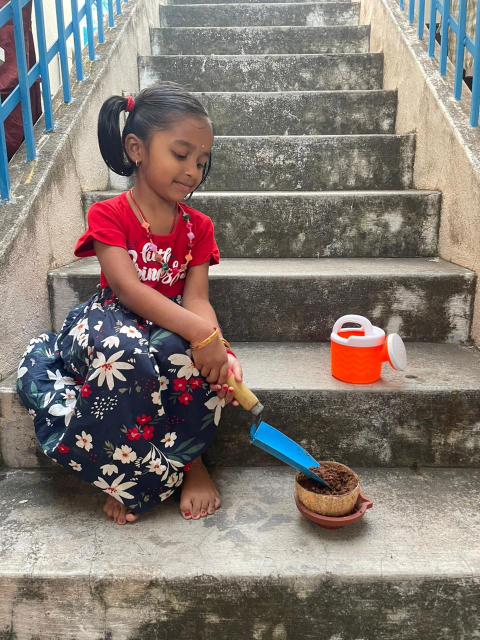
#> input picture webpage/collage/1. sand.jpeg, 960 x 1280 px (shown at 1/2 size)
$ python make_collage.py
#> lines starting #> are read from the running program, lines starting #| are printed output that depends on the picture
from PIL import Image, ImageDraw, ImageFont, ExifTags
import os

A4_WIDTH = 2480
A4_HEIGHT = 3508
collage_dir = os.path.dirname(os.path.abspath(__file__))

images_data = [
    ("1. sand.jpeg", "1. Adding Sand to the Pot"),
    ("2.seed.jpeg", "2. Planting the Seed"),
    ("3.seed.jpeg", "3. Pressing Seed into Soil"),
    ("4. water.jpeg", "4. Watering the Planted Seed"),
    ("5. water.jpeg", "5. Watering the Growing Plant"),
    ("6. water.jpeg", "6. Caring for the Plant"),
    ("7. water.jpeg", "7. Watching the Plant Sprout"),
]

# Sapling images for decoration (real PNGs)
sapling_files = ["sapling_5.png", "sapling_4.png", "sapling_1.png"]

COLS = 3
ROWS = 3
MARGIN = 50
TITLE_HEIGHT = 120
CAPTION_HEIGHT = 60
SPACING = 30
BORDER = 5

available_width = A4_WIDTH - 2 * MARGIN - (COLS - 1) * SPACING
cell_width = available_width // COLS
available_height = A4_HEIGHT - 2 * MARGIN - TITLE_HEIGHT - ROWS * CAPTION_HEIGHT - (ROWS - 1) * SPACING
cell_img_height = available_height // ROWS

canvas = Image.new("RGB", (A4_WIDTH, A4_HEIGHT), (240, 248, 240))
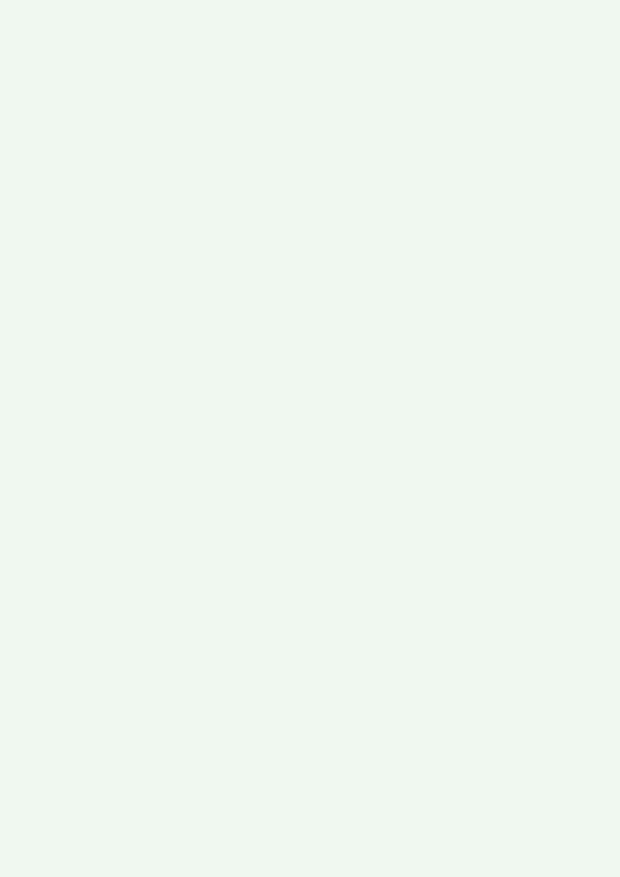
#> canvas: PIL image 2480x3508 RGB (shown at 1/4 size); mean R, G, B 240, 248, 240
draw = ImageDraw.Draw(canvas)

try:
    title_font = ImageFont.truetype("C:/Windows/Fonts/arialbd.ttf", 90)
    caption_font = ImageFont.truetype("C:/Windows/Fonts/arial.ttf", 38)
except:
    title_font = ImageFont.load_default()
    caption_font = ImageFont.load_default()


# --- Colorful rainbow title ---
def draw_colorful_title(draw, text, font, center_x, y):
#> called with text = 'My Gardening Project', center_x = 1240, y = 15
    colors = [
        (220, 50, 50),    # Red
        (240, 130, 30),   # Orange
        (230, 190, 20),   # Yellow
        (50, 170, 70),    # Green
        (40, 130, 200),   # Blue
        (120, 60, 180),   # Purple
        (200, 50, 150),   # Pink
    ]
    # Measure total width
    total_bbox = draw.textbbox((0, 0), text, font=font)
    total_w = total_bbox[2] - total_bbox[0]
    x = center_x - total_w // 2

    # Draw each character with a cycling color
    color_idx = 0
    for ch in text:
        ch_bbox = draw.textbbox((0, 0), ch, font=font)
        ch_w = ch_bbox[2] - ch_bbox[0]
        if ch.strip():
            # Draw shadow
            draw.text((x + 3, y + 3), ch, fill=(180, 180, 180), font=font)
            # Draw character
            draw.text((x, y), ch, fill=colors[color_idx % len(colors)], font=font)
            color_idx += 1
        else:
            draw.text((x, y), ch, fill=(0, 0, 0), font=font)
        x += ch_w


draw_colorful_title(draw, "My Gardening Project", title_font, A4_WIDTH // 2, 15)

# Colorful decorative line under title
line_y = 110
segment_w = 100
colors_line = [(220,50,50), (240,130,30), (230,190,20), (50,170,70), (40,130,200), (120,60,180), (200,50,150)]
line_start = A4_WIDTH // 2 - (len(colors_line) * segment_w) // 2
for i, c in enumerate(colors_line):
    draw.line([(line_start + i * segment_w, line_y),
               (line_start + (i + 1) * segment_w, line_y)], fill=c, width=5)

start_y = TITLE_HEIGHT + 10


def fix_orientation(img):
    try:
        exif = img._getexif()
        if exif:
            for tag, value in exif.items():
                if ExifTags.TAGS.get(tag) == "Orientation":
                    if value == 3:
                        img = img.rotate(180, expand=True)
                    elif value == 6:
                        img = img.rotate(270, expand=True)
                    elif value == 8:
                        img = img.rotate(90, expand=True)
    except:
        pass
    return img


def fit_image(img, target_w, target_h):
    img_ratio = img.width / img.height
    target_ratio = target_w / target_h
    if img_ratio > target_ratio:
        new_h = target_h
        new_w = int(target_h * img_ratio)
    else:
        new_w = target_w
        new_h = int(target_w / img_ratio)
    img = img.resize((new_w, new_h), Image.LANCZOS)
    left = (new_w - target_w) // 2
    top = (new_h - target_h) // 2
    return img.crop((left, top, left + target_w, top + target_h))


def paste_sapling(canvas, sapling_path, cx, cy, size):
    """Paste a sapling PNG centered at (cx, cy) with given size, preserving transparency."""
    sap = Image.open(sapling_path).convert("RGBA")
    sap = sap.resize((size, size), Image.LANCZOS)
    # Position so it's centered
    x = cx - size // 2
    y = cy - size // 2
    # Paste with transparency mask
    canvas.paste(sap, (x, y), sap)


# Place photo images
for idx, (filename, caption) in enumerate(images_data):
    row = idx // COLS
    col = idx % COLS
    items_in_row = min(COLS, len(images_data) - row * COLS)
    if items_in_row < COLS:
        row_offset = (A4_WIDTH - items_in_row * cell_width - (items_in_row - 1) * SPACING) // 2
    else:
        row_offset = MARGIN
    x = row_offset + col * (cell_width + SPACING)
    y = start_y + row * (cell_img_height + CAPTION_HEIGHT + SPACING)

    img = Image.open(os.path.join(collage_dir, filename))
#> img is the input picture: PIL image 960x1280 RGB; mean R, G, B 132, 121.3, 114.8
    img = fix_orientation(img)
    fitted = fit_image(img, cell_width, cell_img_height)
#> in fit_image, `img = img.resize((new_w, new_h), Image.LANCZOS)`:
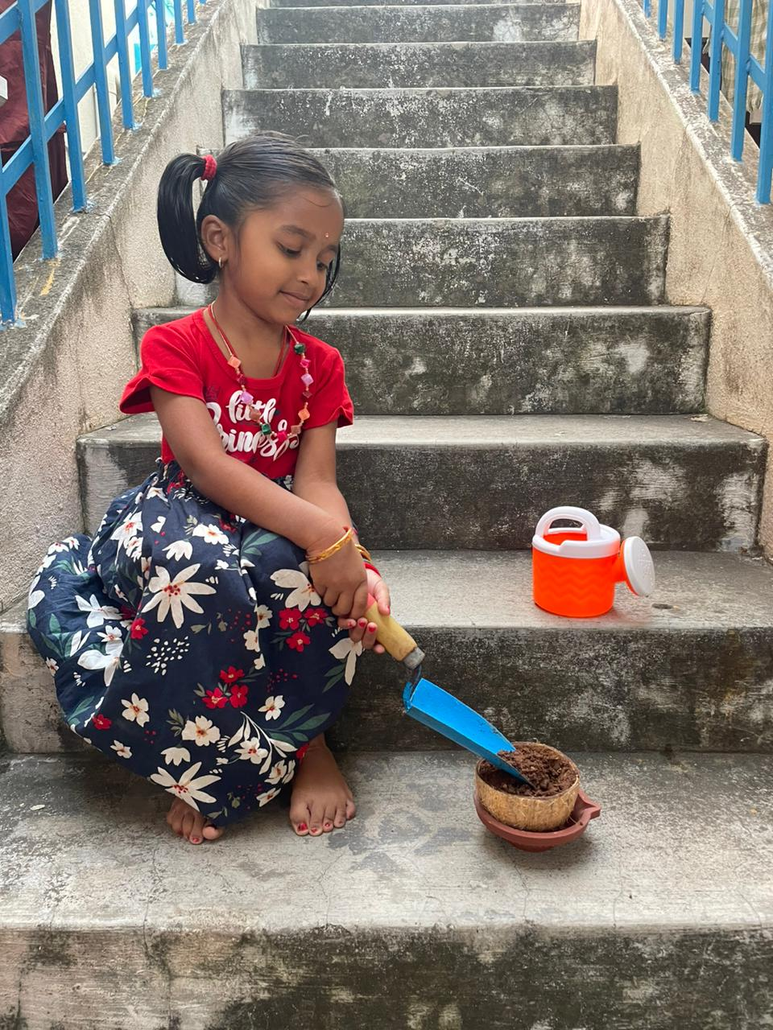
#> img: PIL image 773x1030 RGB; mean R, G, B 132, 121.3, 114.8
#> in fit_image, `return img.crop((left, top, left + target_w, top + target_h))`:
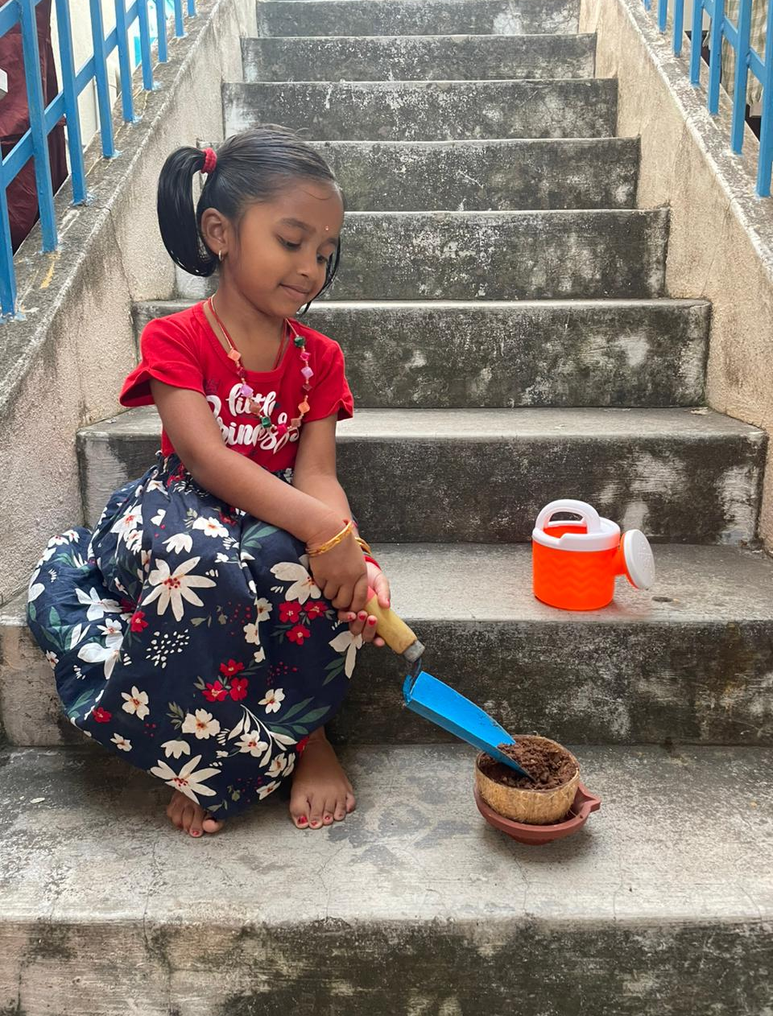
#> returned value: PIL image 773x1016 RGB; mean R, G, B 132, 121.1, 114.6

    draw.rounded_rectangle(
        [x - BORDER, y - BORDER, x + cell_width + BORDER, y + cell_img_height + BORDER],
        radius=14, fill=(50, 160, 90))
    canvas.paste(fitted, (x, y))
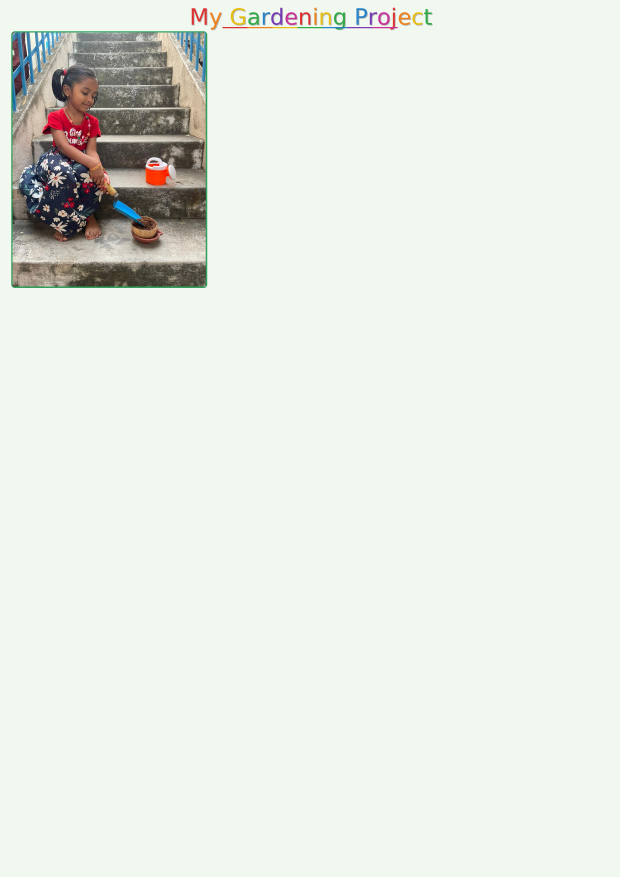
#> canvas: PIL image 2480x3508 RGB (shown at 1/4 size); mean R, G, B 229.6, 236, 227.9

    cbbox = draw.textbbox((0, 0), caption, font=caption_font)
#> cbbox = (0, 7, 485, 44)
    cw = cbbox[2] - cbbox[0]
#> cw = 485
    draw.text((x + (cell_width - cw) // 2, y + cell_img_height + BORDER + 8),
              caption, fill=(35, 75, 45), font=caption_font)
#> pass 2 of the loop `for idx, (filename, caption) in enumerate(images_data):`:
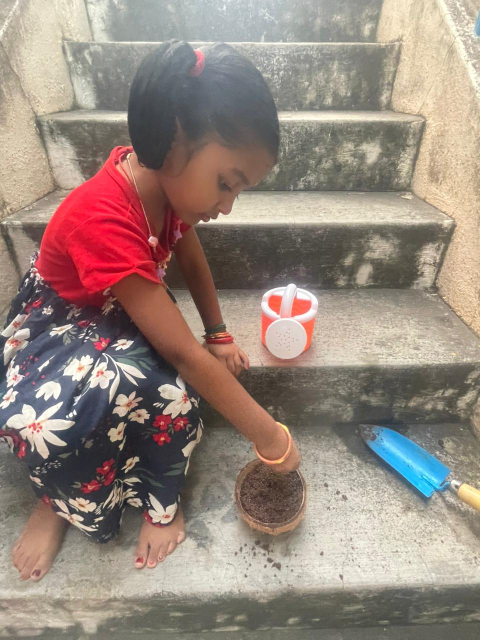
#> input picture webpage/collage/2.seed.jpeg, 960 x 1280 px (shown at 1/2 size)
#> img is the input picture: PIL image 960x1280 RGB; mean R, G, B 151.8, 135.2, 125.7
#> img: PIL image 773x1030 RGB
#> in fit_image (call 2), `return img.crop((left, top, left + target_w, top + target_h))`:
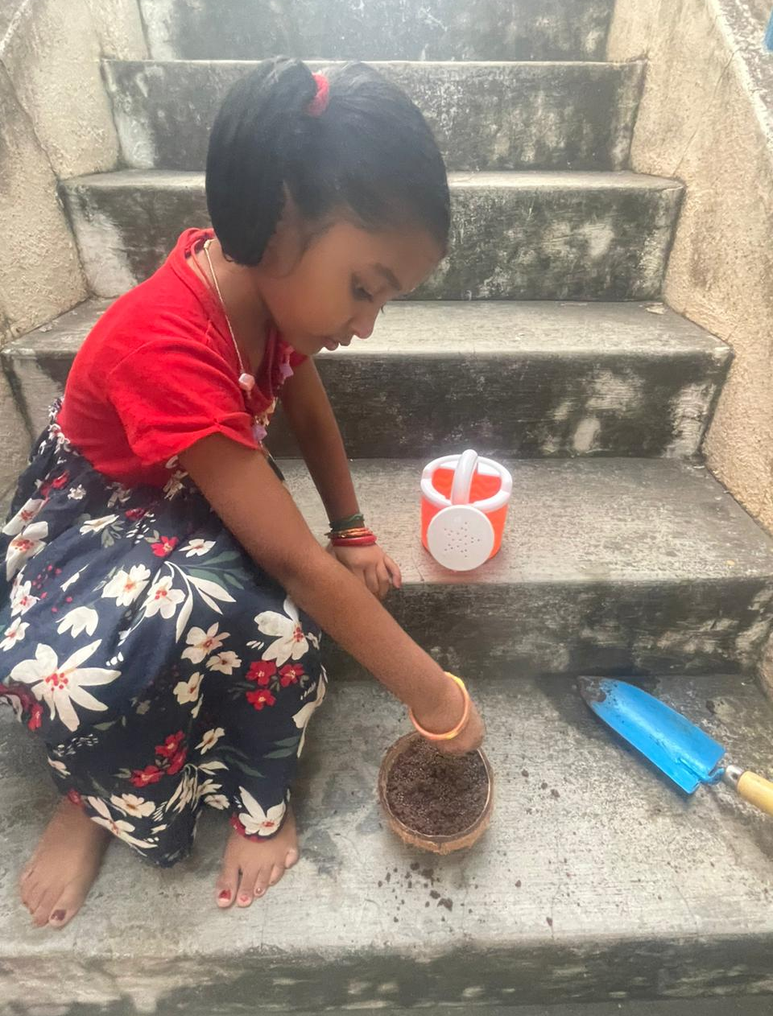
#> returned value: PIL image 773x1016 RGB; mean R, G, B 151.8, 134.9, 125.5
#> `canvas.paste(fitted, (x, y))`:
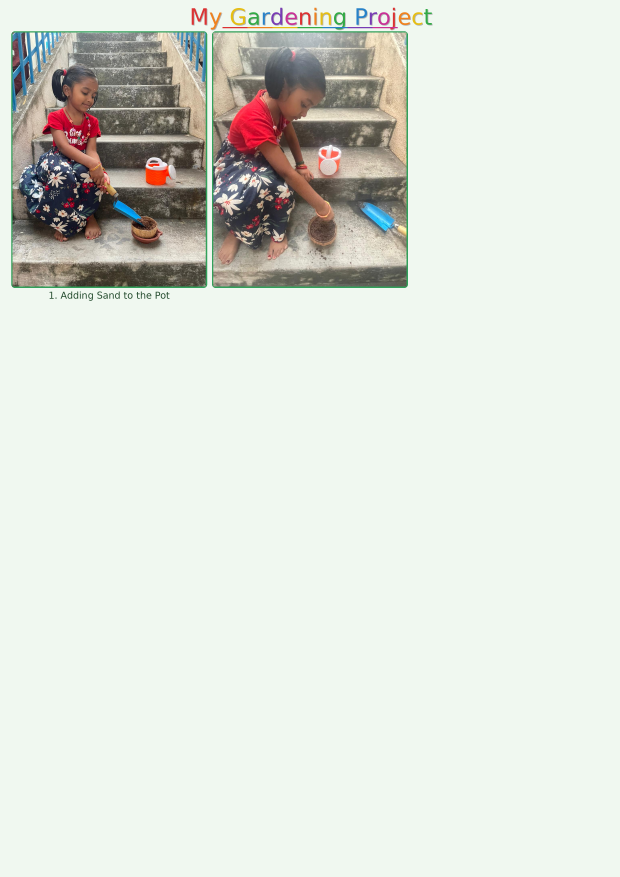
#> canvas: PIL image 2480x3508 RGB (shown at 1/4 size); mean R, G, B 221.1, 225.5, 217.2
#> cbbox = (0, 7, 384, 44)
#> cw = 384
#> pass 3 of the loop `for idx, (filename, caption) in enumerate(images_data):`:
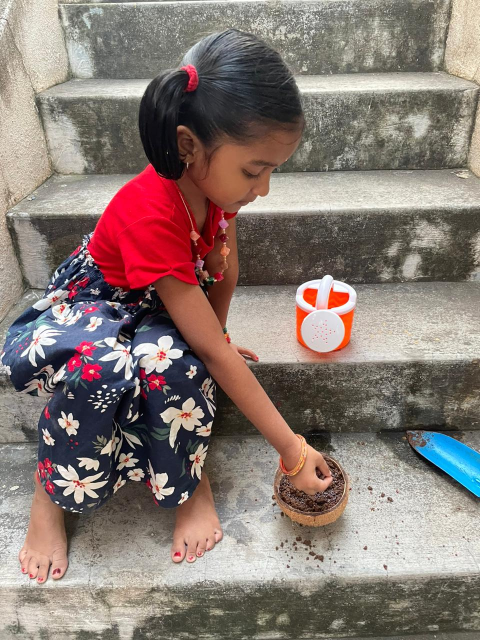
#> input picture webpage/collage/3.seed.jpeg, 960 x 1280 px (shown at 1/2 size)
#> img is the input picture: PIL image 960x1280 RGB; mean R, G, B 137, 121.7, 115.7
#> img: PIL image 773x1030 RGB
#> in fit_image (call 3), `return img.crop((left, top, left + target_w, top + target_h))`:
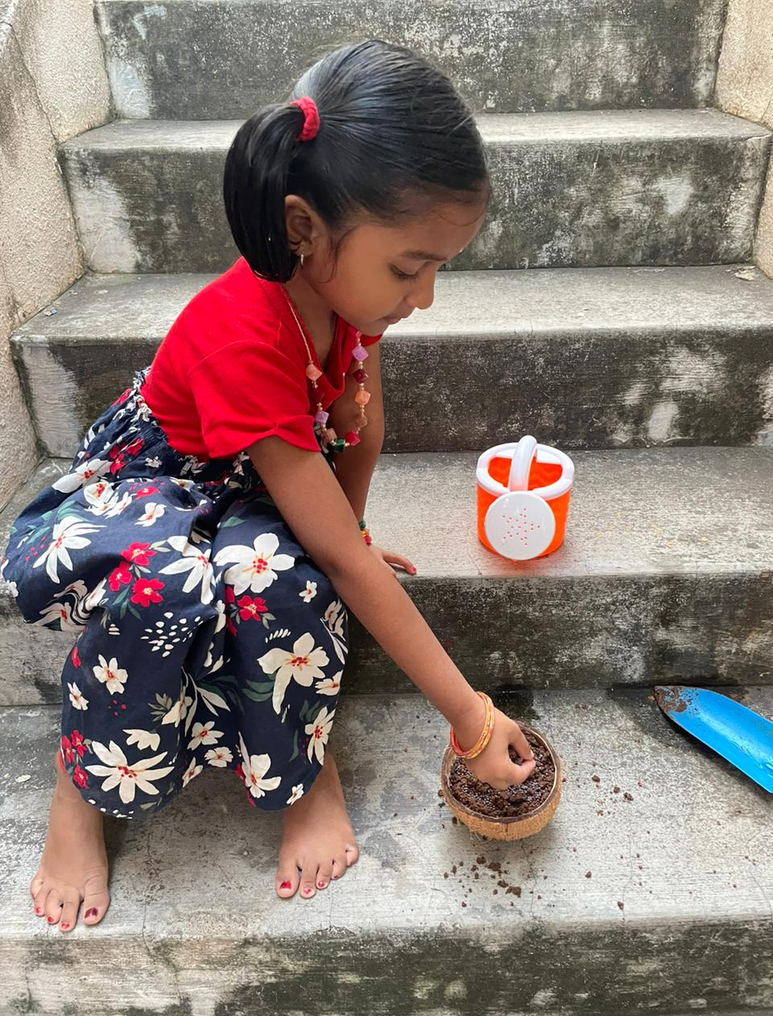
#> returned value: PIL image 773x1016 RGB; mean R, G, B 136.8, 121.4, 115.4
#> `canvas.paste(fitted, (x, y))`:
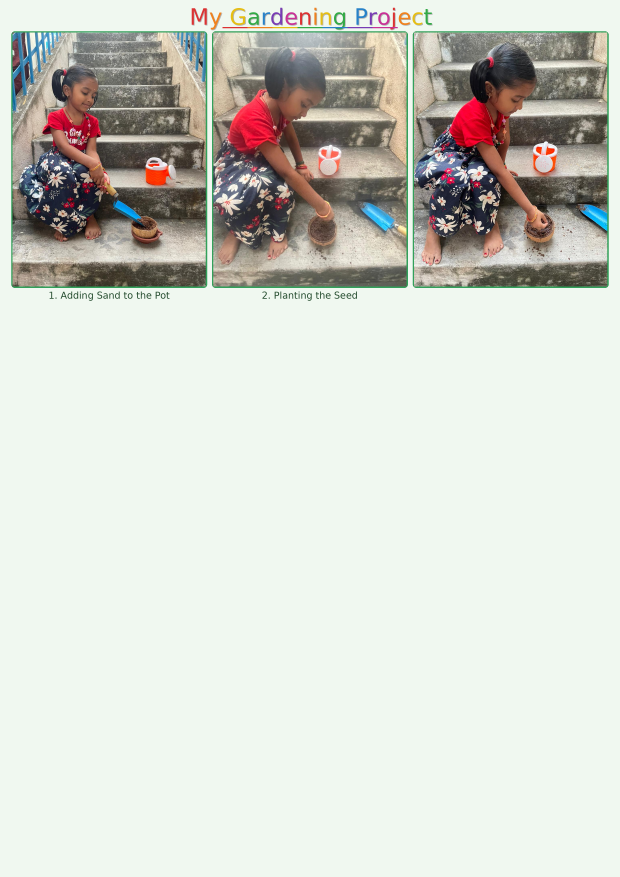
#> canvas: PIL image 2480x3508 RGB (shown at 1/4 size); mean R, G, B 211.3, 213.8, 205.5
#> cbbox = (0, 7, 480, 44)
#> cw = 480
#> (the run stopped early here; a loop or call above may not have finished)
